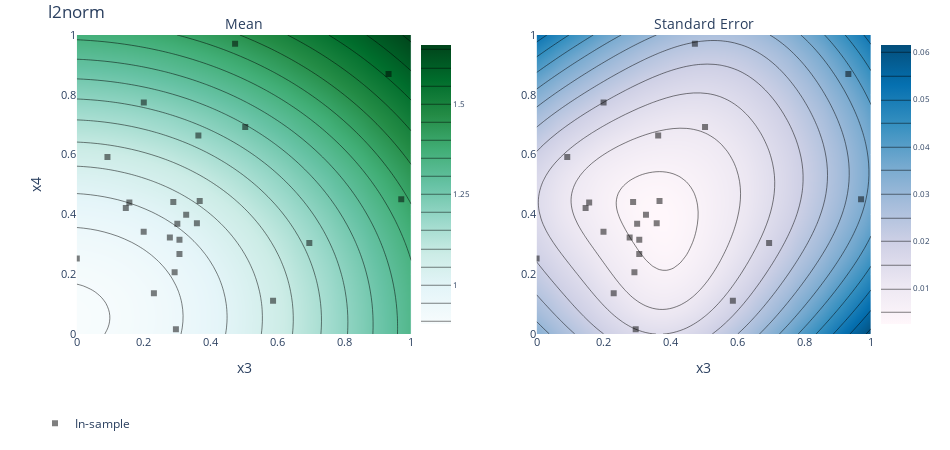

The cell this chart's notebook holds for it:
### Code cell
render(ax_client.get_contour_plot(param_x="x3", param_y="x4", metric_name="l2norm"))
